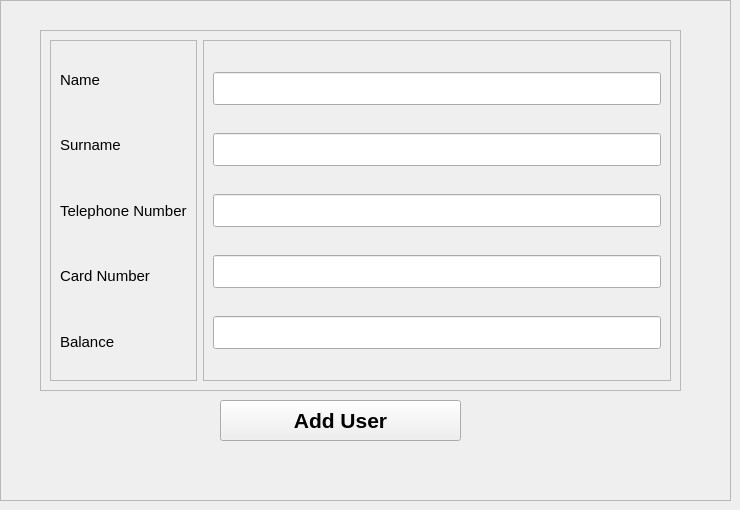
            <widget class="QWidget" name="add_user">
             <widget class="QFrame" name="add_user_frame">
              <property name="geometry">
               <rect>
                <x>0</x>
                <y>0</y>
                <width>731</width>
                <height>501</height>
               </rect>
              </property>
              <property name="maximumSize">
               <size>
                <width>16777215</width>
                <height>16777215</height>
               </size>
              </property>
              <property name="frameShape">
               <enum>QFrame::StyledPanel</enum>
              </property>
              <property name="frameShadow">
               <enum>QFrame::Raised</enum>
              </property>
              <widget class="QFrame" name="frame_10">
               <property name="geometry">
                <rect>
                 <x>40</x>
                 <y>30</y>
                 <width>641</width>
                 <height>361</height>
                </rect>
               </property>
               <property name="frameShape">
                <enum>QFrame::StyledPanel</enum>
               </property>
               <property name="frameShadow">
                <enum>QFrame::Raised</enum>
               </property>
               <layout class="QHBoxLayout" name="horizontalLayout_8">
                <item>
                 <widget class="QFrame" name="frame_4">
                  <property name="frameShape">
                   <enum>QFrame::StyledPanel</enum>
                  </property>
                  <property name="frameShadow">
                   <enum>QFrame::Raised</enum>
                  </property>
                  <layout class="QVBoxLayout" name="verticalLayout_2">
                   <item>
                    <widget class="QLabel" name="label">
                     <property name="font">
                      <font>
                       <pointsize>11</pointsize>
                       <weight>50</weight>
                       <bold>false</bold>
                      </font>
                     </property>
                     <property name="styleSheet">
                      <string notr="true">color: rgb(0, 0, 0);</string>
                     </property>
                     <property name="text">
                      <string>Name</string>
                     </property>
                    </widget>
                   </item>
                   <item>
                    <widget class="QLabel" name="label_3">
                     <property name="font">
                      <font>
                       <pointsize>11</pointsize>
                       <weight>50</weight>
                       <bold>false</bold>
                      </font>
                     </property>
                     <property name="text">
                      <string>Surname</string>
                     </property>
                    </widget>
                   </item>
                   <item>
                    <widget class="QLabel" name="label_5">
                     <property name="font">
                      <font>
                       <pointsize>11</pointsize>
                       <weight>50</weight>
                       <bold>false</bold>
                      </font>
                     </property>
                     <property name="text">
                      <string>Telephone Number</string>
                     </property>
                    </widget>
                   </item>
                   <item>
                    <widget class="QLabel" name="label_6">
                     <property name="font">
                      <font>
                       <pointsize>11</pointsize>
                       <weight>50</weight>
                       <bold>false</bold>
                      </font>
                     </property>
                     <property name="text">
                      <string>Card Number</string>
                     </property>
                    </widget>
                   </item>
                   <item>
                    <widget class="QLabel" name="label_7">
                     <property name="font">
                      <font>
                       <pointsize>11</pointsize>
                       <weight>50</weight>
                       <bold>false</bold>
                      </font>
                     </property>
                     <property name="text">
                      <string>Balance</string>
                     </property>
                    </widget>
                   </item>
                  </layout>
                 </widget>
                </item>
                <item>
                 <widget class="QFrame" name="frame_8">
                  <property name="frameShape">
                   <enum>QFrame::StyledPanel</enum>
                  </property>
                  <property name="frameShadow">
                   <enum>QFrame::Raised</enum>
                  </property>
                  <layout class="QVBoxLayout" name="verticalLayout_7">
                   <item>
                    <widget class="QLineEdit" name="add_user_frame_entry_name">
                     <property name="font">
                      <font>
                       <pointsize>16</pointsize>
                       <weight>50</weight>
                       <bold>false</bold>
                      </font>
                     </property>
                    </widget>
                   </item>
                   <item>
                    <widget class="QLineEdit" name="add_user_frame_entry_surname">
                     <property name="font">
                      <font>
                       <pointsize>16</pointsize>
                       <weight>50</weight>
                       <bold>false</bold>
                      </font>
                     </property>
                    </widget>
                   </item>
                   <item>
                    <widget class="QLineEdit" name="add_user_frame_entry_telephone">
                     <property name="font">
                      <font>
                       <pointsize>16</pointsize>
                       <weight>50</weight>
                       <bold>false</bold>
                      </font>
                     </property>
                    </widget>
                   </item>
                   <item>
                    <widget class="QLineEdit" name="add_user_frame_entry_card_number">
                     <property name="font">
                      <font>
                       <pointsize>16</pointsize>
                       <weight>50</weight>
                       <bold>false</bold>
                      </font>
                     </property>
                    </widget>
                   </item>
                   <item>
                    <widget class="QLineEdit" name="add_user_frame_entry_balance">
                     <property name="font">
                      <font>
                       <pointsize>16</pointsize>
                       <weight>50</weight>
                       <bold>false</bold>
                      </font>
                     </property>
                    </widget>
                   </item>
                  </layout>
                 </widget>
                </item>
               </layout>
              </widget>
              <widget class="QPushButton" name="add_user_frame_add_button">
               <property name="geometry">
                <rect>
                 <x>220</x>
                 <y>400</y>
                 <width>241</width>
                 <height>41</height>
                </rect>
               </property>
               <property name="font">
                <font>
                 <pointsize>16</pointsize>
                 <weight>75</weight>
                 <bold>true</bold>
                </font>
               </property>
               <property name="text">
                <string>Add User</string>
               </property>
               <property name="icon">
                <iconset resource="icons.qrc">
                 <normaloff>:/newPrefix/icons/add-user.png</normaloff>:/newPrefix/icons/add-user.png</iconset>
               </property>
               <property name="iconSize">
                <size>
                 <width>32</width>
                 <height>24</height>
                </size>
               </property>
              </widget>
              <widget class="QLabel" name="add_user_frame_warning_label">
               <property name="geometry">
                <rect>
                 <x>200</x>
                 <y>450</y>
                 <width>351</width>
                 <height>20</height>
                </rect>
               </property>
               <property name="font">
                <font>
                 <pointsize>12</pointsize>
                 <weight>75</weight>
                 <bold>true</bold>
                </font>
               </property>
               <property name="text">
                <string/>
               </property>
              </widget>
             </widget>
            </widget>
